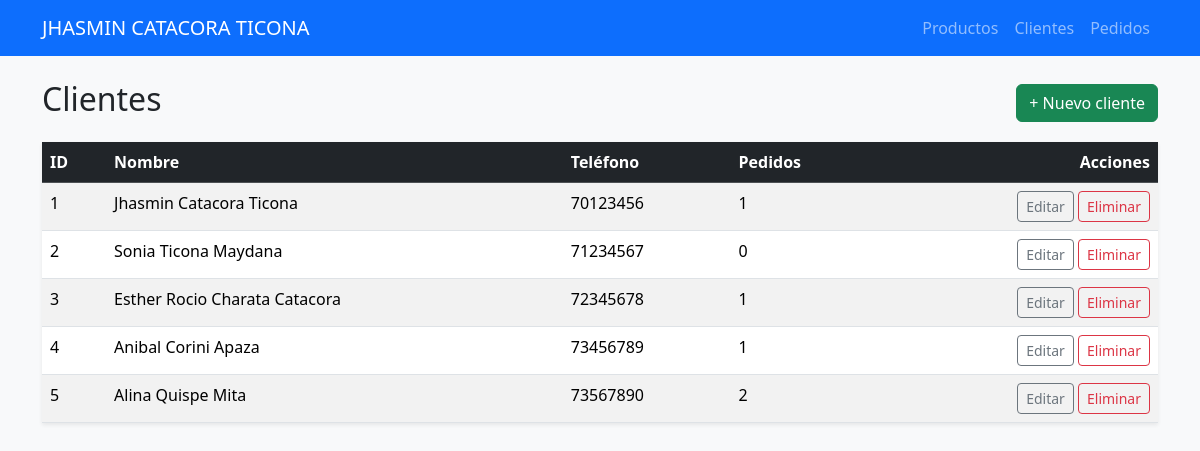
/clientes/, run on the app's committed database.
### app/models.py (models this page shows, shortened)
class Cliente(db.Model):
    __tablename__ = "clientes"
    id = db.Column(db.Integer, primary_key=True)
    nombre = db.Column(db.String(100), nullable=False)
    telefono = db.Column(db.String(20))
    pedidos = db.relationship("Pedido", backref="cliente", lazy=True,
                              cascade="all, delete-orphan")

### app/clientes/routes.py (the view)
@bp_clientes.route("/")
def lista():
    clientes = Cliente.query.order_by(Cliente.id).all()
    return render_template("clientes/lista.html", clientes=clientes)

### app/templates/clientes/lista.html (shortened to what this page needs)
{% extends "base.html" %}
{% block content %}
<div class="d-flex justify-content-between align-items-center mb-3">
  <h2>Clientes</h2>
  <a href="{{ url_for('clientes.nuevo') }}" class="btn btn-success">+ Nuevo cliente</a>
</div>
<table class="table table-striped bg-white shadow-sm">
  <thead class="table-dark">
    <tr><th>ID</th><th>Nombre</th><th>Teléfono</th><th>Pedidos</th><th class="text-end">Acciones</th></tr>
  </thead>
  <tbody>
  {% for c in clientes %}
    <tr>
      <td>{{ c.id }}</td>
      <td>{{ c.nombre }}</td>
      <td>{{ c.telefono }}</td>
      <td>{{ c.pedidos|length }}</td>
      <td class="text-end">
        <a href="{{ url_for('clientes.editar', id=c.id) }}" class="btn btn-sm btn-outline-secondary">Editar</a>
        <form action="{{ url_for('clientes.eliminar', id=c.id) }}" method="post" class="d-inline"
              onsubmit="return confirm('¿Esta seguro de eliminar este cliente y sus pedidos?');">
          <button class="btn btn-sm btn-outline-danger">Eliminar</button>
        </form>
      </td>
    </tr>
  {% else %}
    <tr><td colspan="5" class="text-center text-muted">No hay clientes registrados.</td></tr>
  {% endfor %}
  </tbody>
</table>
{% endblock %}

### data on the page
Cliente: id "1", nombre "Jhasmin Catacora Ticona", telefono "70123456", pedidos|length "1"
Cliente: id "2", nombre "Sonia Ticona Maydana", telefono "71234567", pedidos|length "0"
Cliente: id "3", nombre "Esther Rocio Charata Catacora", telefono "72345678", pedidos|length "1"
Cliente: id "4", nombre "Anibal Corini Apaza", telefono "73456789", pedidos|length "1"
Cliente: id "5", nombre "Alina Quispe Mita", telefono "73567890", pedidos|length "2"
